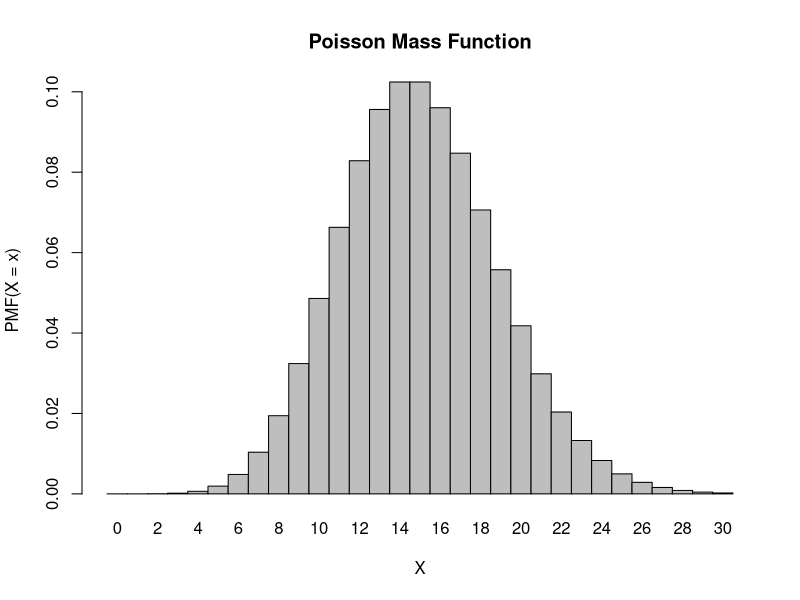
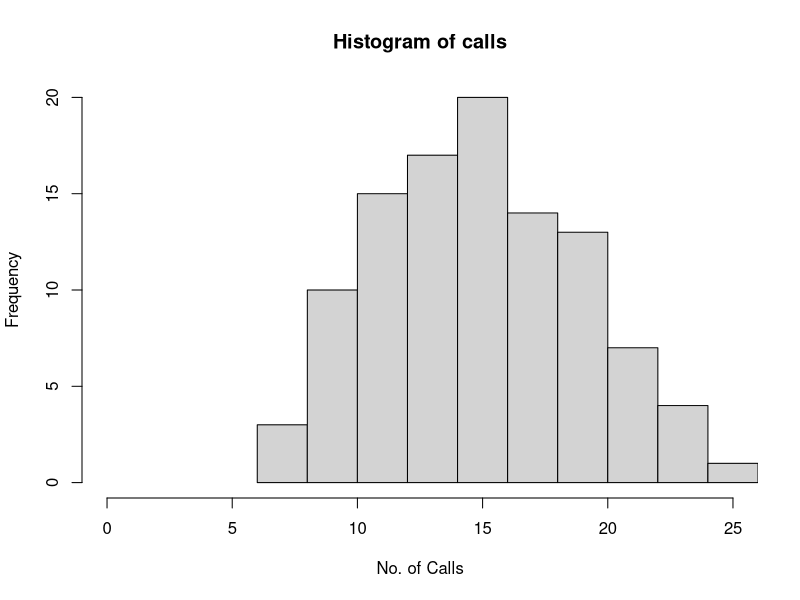

Source code (R) for these figures, in order:
## ---- chunk 1
1-dpois(8,15)
## ---- chunk 2
dpois(0,15)
## ---- chunk 3
dpois(3,15)
## ---- chunk 4
l = 15
x <- 0:30
probset <- dpois(x = x, lambda = l)
barplot(probset, names.arg = x, space = 0, xlab = "X", ylab = "PMF(X = x)", main = "Poisson Mass Function")
## ---- chunk 5
rpois(104, 15)
## ---- chunk 6
library(ggplot2)
graph <- rpois(104, 15)  
hist(graph,xlab = "No. of Calls", ylab ="Frequency", main = "Histogram of calls", xlim=c(0,25))
